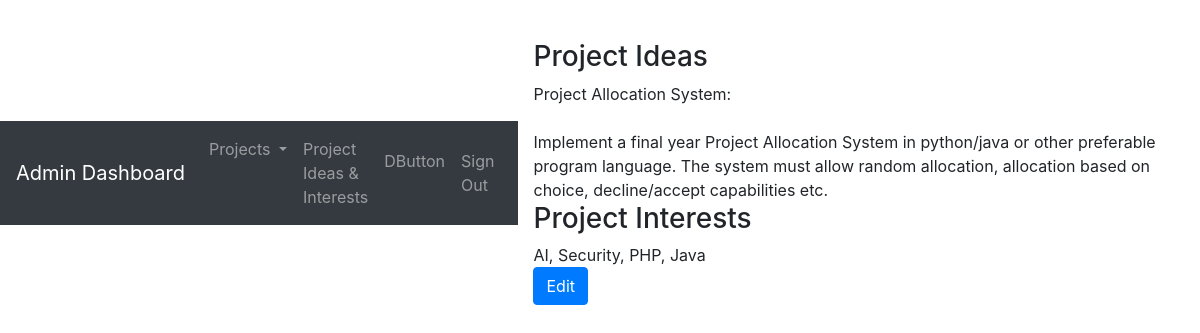
The app's page /supervisorDashboard/projectIdeas.php (signed in) with its own data.
### tables this page shows
CREATE TABLE `supervisors` (
  `Id` int(11) NOT NULL,
  `FirstName` varchar(20) NOT NULL,
  `LastName` varchar(20) NOT NULL,
  `SupervisorId` int(11) NOT NULL,
  `ProjectIdeas` text,
  `ProjectInterests` text,
  `CurrentAllocation` int(11) NOT NULL DEFAULT '0',
  `MaxAllocation` int(11) NOT NULL
);

### resources/session.php (called while the page is built, shortened)
<?php
   include('config.php');
   $user_check = $_SESSION['login_user'];
   $ses_sql = mysqli_query($db,"select * from users where UserName = '$user_check'");
   $row = mysqli_fetch_array($ses_sql,MYSQLI_ASSOC);
   if (empty($row['StudentId'])) {
      $id = $row['SupervisorId'];
   }else{
      $id = $row['StudentId'];
   }
?>

### shared/currentIdeas.php (the view, shortened to what this page needs)
<div class="container">
	<div class="row">
		<div class="col">
			<div class="h3">
				Project Ideas
			</div>
		</div>
	</div>
	<div class="row">
		<div id="ideas" class="col">
			<?php
			echo nl2br($projectIdeas);
			?>
		</div>
	</div>
	<div class="row">
		<div class="col">
			<div class="h3">
				Project Interests
			</div>
		</div>
	</div>
	<div class="row">
		<div id="echointerests" class="col">
			<?php
			echo $trim = trim($projectInterests);
			?>
		</div>
	</div>
	<div class="row">
		<div class="col">
			<button type='button' class='btn btn-primary' data-toggle='modal' data-target='#Editideas' onclick="editIdeas(); editInterests();">Edit</button>
		</div>
	</div>
</div>

### css/login.css (style rules this page uses)
body { display: flex; align-items: center; height: 100%; padding-top: 40px; padding-bottom: 40px; }

### records on screen
supervisors: ProjectIdeas "Project Allocation System: Implement a final year Project Allocation System in python/java or other preferable program language. The system must allow random allocation, allocation based on choice, decline/accept capabilities etc.", ProjectInterests "AI, Security, PHP, Java"

### other values on screen
$_SESSION['login_user'] "DButton"
